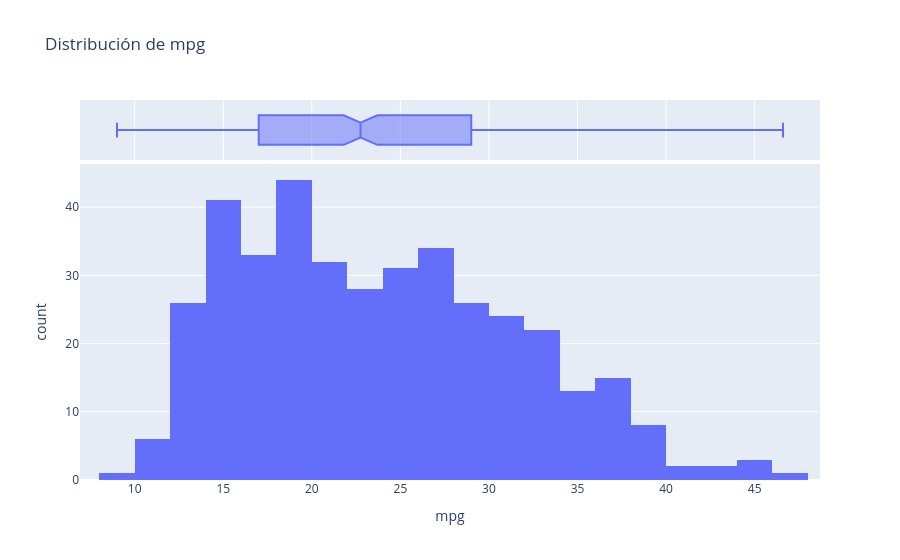
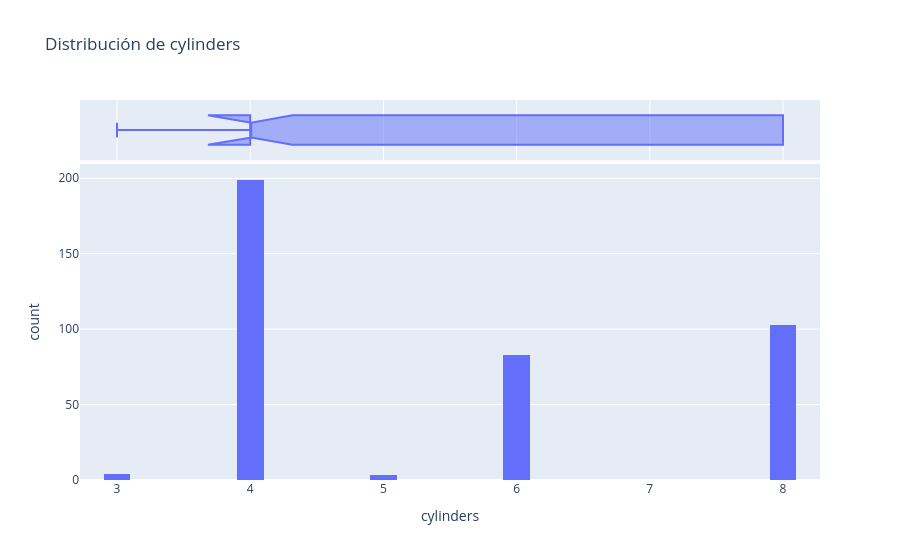
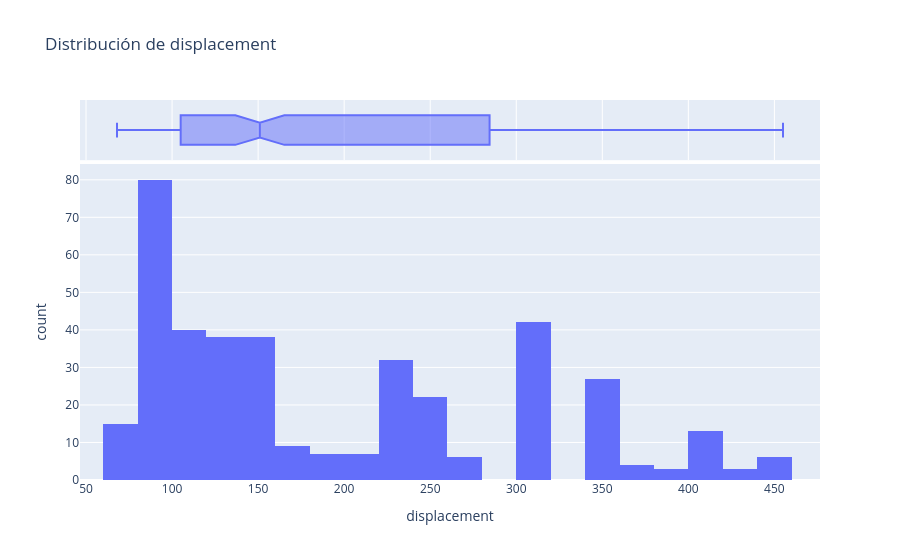
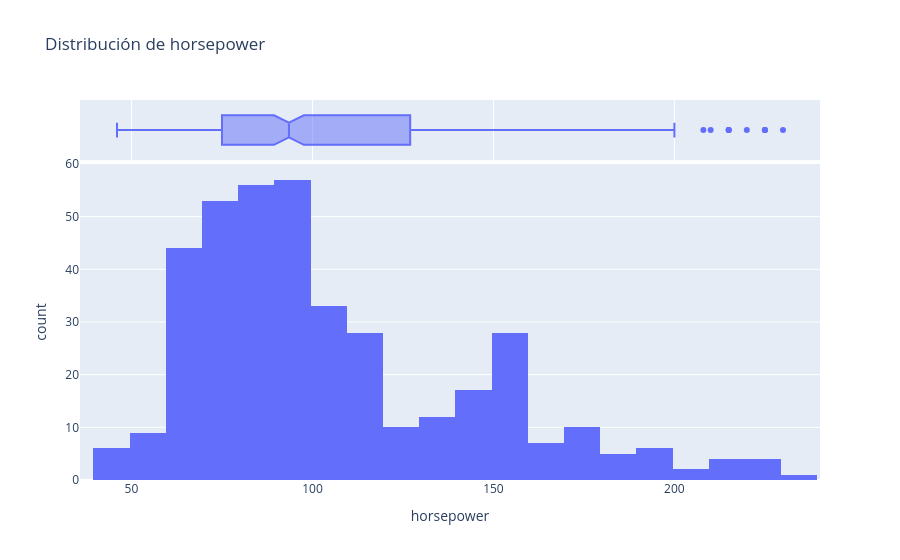

The notebook cell saved with these charts, in order:
### Markdown cell above
### Distribuciones Numéricas

### Code cell
# Visualización de distribuciones para variables numéricas con Plotly
import plotly.express as px

numerical_vars = df.select_dtypes(include="number").columns.tolist()
numerical_vars

for col in numerical_vars:
    fig = px.histogram(
        df,
        x=col,
        marginal="box",
        nbins=30,
        title=f"Distribución de {col}"
    )
    fig.show()

### Figure 1 — Plotly figure (JSON) as saved in the notebook; plotly's stock layout.template omitted (floating-point values rounded to 4 significant figures; data arrays with more than 128 entries replaced by an {"elided": "..."} marker saying what was removed)
{"data": [{"bingroup": "x", "hovertemplate": "mpg=%{x}<br>count=%{y}<extra></extra>", "legendgroup": "", "marker": {"color": "#636efa", "pattern": {"shape": ""}}, "name": "", "nbinsx": 30, "orientation": "v", "showlegend": false, "type": "histogram", "x": {"elided": "392 float values"}, "xaxis": "x", "yaxis": "y"}, {"hovertemplate": "mpg=%{x}<extra></extra>", "legendgroup": "", "marker": {"color": "#636efa"}, "name": "", "notched": true, "showlegend": false, "type": "box", "x": {"elided": "392 float values"}, "xaxis": "x2", "yaxis": "y2"}], "layout": {"barmode": "relative", "legend": {"tracegroupgap": 0}, "title": {"text": "Distribución de mpg"}, "xaxis": {"anchor": "y", "domain": [0, 1], "title": {"text": "mpg"}}, "xaxis2": {"anchor": "y2", "domain": [0, 1], "matches": "x", "showgrid": true, "showticklabels": false}, "yaxis": {"anchor": "x", "domain": [0, 0.8316], "title": {"text": "count"}}, "yaxis2": {"anchor": "x2", "domain": [0.8416, 1], "matches": "y2", "showgrid": false, "showline": false, "showticklabels": false, "ticks": ""}}}

### Figure 2 — Plotly figure (JSON) as saved in the notebook; plotly's stock layout.template omitted (floating-point values rounded to 4 significant figures; data arrays with more than 128 entries replaced by an {"elided": "..."} marker saying what was removed)
{"data": [{"bingroup": "x", "hovertemplate": "cylinders=%{x}<br>count=%{y}<extra></extra>", "legendgroup": "", "marker": {"color": "#636efa", "pattern": {"shape": ""}}, "name": "", "nbinsx": 30, "orientation": "v", "showlegend": false, "type": "histogram", "x": {"elided": "392 int values"}, "xaxis": "x", "yaxis": "y"}, {"hovertemplate": "cylinders=%{x}<extra></extra>", "legendgroup": "", "marker": {"color": "#636efa"}, "name": "", "notched": true, "showlegend": false, "type": "box", "x": {"elided": "392 int values"}, "xaxis": "x2", "yaxis": "y2"}], "layout": {"barmode": "relative", "legend": {"tracegroupgap": 0}, "title": {"text": "Distribución de cylinders"}, "xaxis": {"anchor": "y", "domain": [0, 1], "title": {"text": "cylinders"}}, "xaxis2": {"anchor": "y2", "domain": [0, 1], "matches": "x", "showgrid": true, "showticklabels": false}, "yaxis": {"anchor": "x", "domain": [0, 0.8316], "title": {"text": "count"}}, "yaxis2": {"anchor": "x2", "domain": [0.8416, 1], "matches": "y2", "showgrid": false, "showline": false, "showticklabels": false, "ticks": ""}}}

### Figure 3 — Plotly figure (JSON) as saved in the notebook; plotly's stock layout.template omitted (floating-point values rounded to 4 significant figures; data arrays with more than 128 entries replaced by an {"elided": "..."} marker saying what was removed)
{"data": [{"bingroup": "x", "hovertemplate": "displacement=%{x}<br>count=%{y}<extra></extra>", "legendgroup": "", "marker": {"color": "#636efa", "pattern": {"shape": ""}}, "name": "", "nbinsx": 30, "orientation": "v", "showlegend": false, "type": "histogram", "x": {"elided": "392 float values"}, "xaxis": "x", "yaxis": "y"}, {"hovertemplate": "displacement=%{x}<extra></extra>", "legendgroup": "", "marker": {"color": "#636efa"}, "name": "", "notched": true, "showlegend": false, "type": "box", "x": {"elided": "392 float values"}, "xaxis": "x2", "yaxis": "y2"}], "layout": {"barmode": "relative", "legend": {"tracegroupgap": 0}, "title": {"text": "Distribución de displacement"}, "xaxis": {"anchor": "y", "domain": [0, 1], "title": {"text": "displacement"}}, "xaxis2": {"anchor": "y2", "domain": [0, 1], "matches": "x", "showgrid": true, "showticklabels": false}, "yaxis": {"anchor": "x", "domain": [0, 0.8316], "title": {"text": "count"}}, "yaxis2": {"anchor": "x2", "domain": [0.8416, 1], "matches": "y2", "showgrid": false, "showline": false, "showticklabels": false, "ticks": ""}}}

### Figure 4 — Plotly figure (JSON) as saved in the notebook; plotly's stock layout.template omitted (floating-point values rounded to 4 significant figures; data arrays with more than 128 entries replaced by an {"elided": "..."} marker saying what was removed)
{"data": [{"bingroup": "x", "hovertemplate": "horsepower=%{x}<br>count=%{y}<extra></extra>", "legendgroup": "", "marker": {"color": "#636efa", "pattern": {"shape": ""}}, "name": "", "nbinsx": 30, "orientation": "v", "showlegend": false, "type": "histogram", "x": {"elided": "392 float values"}, "xaxis": "x", "yaxis": "y"}, {"hovertemplate": "horsepower=%{x}<extra></extra>", "legendgroup": "", "marker": {"color": "#636efa"}, "name": "", "notched": true, "showlegend": false, "type": "box", "x": {"elided": "392 float values"}, "xaxis": "x2", "yaxis": "y2"}], "layout": {"barmode": "relative", "legend": {"tracegroupgap": 0}, "title": {"text": "Distribución de horsepower"}, "xaxis": {"anchor": "y", "domain": [0, 1], "title": {"text": "horsepower"}}, "xaxis2": {"anchor": "y2", "domain": [0, 1], "matches": "x", "showgrid": true, "showticklabels": false}, "yaxis": {"anchor": "x", "domain": [0, 0.8316], "title": {"text": "count"}}, "yaxis2": {"anchor": "x2", "domain": [0.8416, 1], "matches": "y2", "showgrid": false, "showline": false, "showticklabels": false, "ticks": ""}}}
